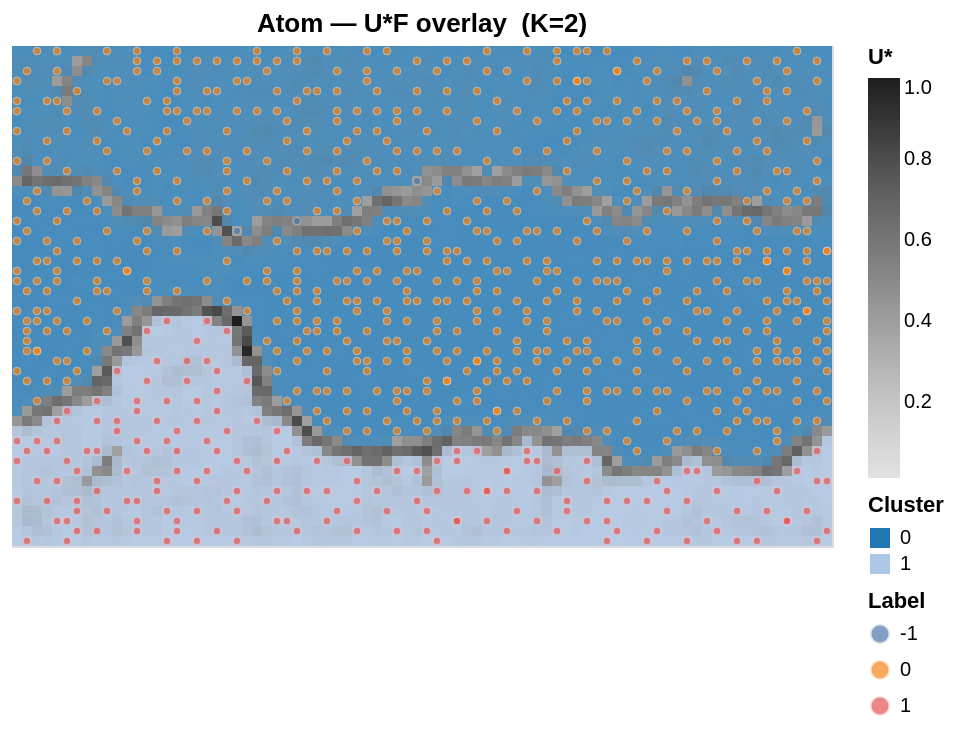

The notebook cell saved with this chart:
### Code cell
plot_ustar_cluster_overlay(
    clf_atom.ustar_, clf_atom.labels_,
    bmu_indices=som_atom.bmu_indices(data_atom_z),
    sample_labels=pred_atom,
    title=f'Atom — U*F overlay  (K={clf_atom.n_clusters_})',
    cell_pixels=5.0,
)

### Figure 1 — Vega-Lite specification as saved in the notebook (floating-point values rounded to 4 significant figures; data arrays with more than 128 entries replaced by an {"elided": "..."} marker saying what was removed)
{"config": {"view": {"continuousWidth": 300, "continuousHeight": 300}}, "layer": [{"data": {"name": "data-99e70a2bbee004f69e2e6b4fb854c4b3"}, "mark": {"type": "rect"}, "encoding": {"color": {"field": "ustar", "legend": {"title": "U*"}, "scale": {"scheme": "greys"}, "type": "quantitative"}, "tooltip": [{"field": "col", "type": "quantitative"}, {"field": "row", "type": "quantitative"}, {"field": "ustar", "format": ".4f", "type": "quantitative"}], "x": {"axis": null, "field": "col", "sort": null, "type": "ordinal"}, "y": {"axis": null, "field": "row", "sort": "descending", "type": "ordinal"}}}, {"data": {"name": "data-99e70a2bbee004f69e2e6b4fb854c4b3"}, "mark": {"type": "rect"}, "encoding": {"color": {"field": "cluster", "legend": {"title": "Cluster"}, "scale": {"scheme": "category20"}, "type": "nominal"}, "opacity": {"field": "opacity", "legend": null, "scale": {"domain": [0, 1]}, "type": "quantitative"}, "tooltip": [{"field": "col", "type": "quantitative"}, {"field": "row", "type": "quantitative"}, {"field": "cluster", "type": "quantitative"}, {"field": "ustar", "format": ".4f", "type": "quantitative"}], "x": {"axis": null, "field": "col", "sort": null, "type": "ordinal"}, "y": {"axis": null, "field": "row", "sort": "descending", "type": "ordinal"}}, "title": "Atom — U*F overlay  (K=2)", "transform": [{"filter": "(datum.cluster >= 0)"}]}, {"data": {"name": "data-bd0c069781b074adc0a941e9e43c458d"}, "mark": {"type": "circle", "opacity": 0.7, "size": 15.0, "stroke": "white", "strokeWidth": 0.3}, "encoding": {"color": {"field": "Label", "legend": {"title": "Label"}, "scale": {"scheme": "tableau10"}, "type": "nominal"}, "tooltip": [{"field": "col", "type": "quantitative"}, {"field": "row", "type": "quantitative"}, {"field": "Label", "type": "nominal"}], "x": {"axis": null, "field": "col", "sort": null, "type": "ordinal"}, "y": {"axis": null, "field": "row", "sort": "descending", "type": "ordinal"}}}], "height": {"step": 5.0}, "width": {"step": 5.0}, "$schema": "https://vega.github.io/schema/vega-lite/v6.4.1.json", "datasets": {"data-99e70a2bbee004f69e2e6b4fb854c4b3": {"elided": "4100 records"}, "data-bd0c069781b074adc0a941e9e43c458d": {"elided": "800 records"}}}
